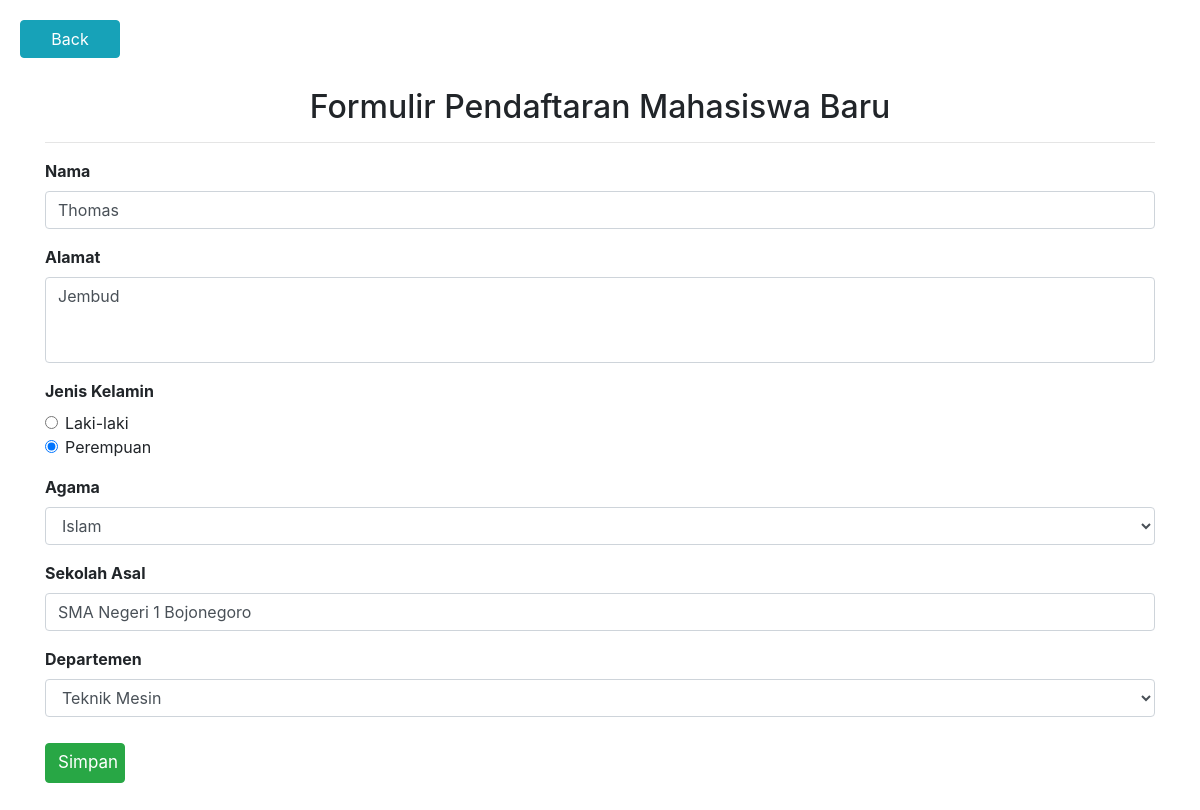
Screenshot of /form-edit.php?id=5 with the database file from the repository.
### tables this page shows
CREATE TABLE `calon_mahasiswa` (
  `id` int(11) NOT NULL,
  `nama` varchar(64) NOT NULL,
  `alamat` varchar(255) NOT NULL,
  `jenis_kelamin` varchar(16) NOT NULL,
  `agama` varchar(20) NOT NULL,
  `sekolah_asal` varchar(64) NOT NULL,
  `departemen` varchar(100) NOT NULL
);

### form-edit.php (the view, shortened to what this page needs)
<?php
    include("config.php");
    $id = $_GET['id'];
    $sql = "SELECT * FROM calon_mahasiswa WHERE id=$id";
    $query = mysqli_query($db, $sql);
    $mahasiswa = mysqli_fetch_assoc($query);
?>
<!DOCTYPE html>
<html lang="en">
<head>
    <link rel="stylesheet" href="https://maxcdn.bootstrapcdn.com/bootstrap/4.0.0/css/bootstrap.min.css">
</head>
<body>
    <button class="btn btn-info back" onclick="window.location.href='./list-mahasiswa.php'">Back</button>
    <div class="container mb-5">
        <h2 align="center" style="margin: 30px 10px 10px 10px;">Formulir Pendaftaran Mahasiswa Baru</h2> <hr />
        <form action="proses-edit.php" method="POST">
            <div class="row">
                <div class="col-sm-12">
                    <div class="form-group">
                        <label class="font-weight-bold">Nama</label>
                        <input class="form-control" type="text" name="nama" placeholder="Masukkan nama lengkap" value="<?php echo $mahasiswa['nama'] ?>" required>
                    </div>
                    <div class="form-group">
                        <label class="font-weight-bold">Alamat</label>
                        <textarea class="form-control" name="alamat" id="alamat" rows="3" placeholder="Masukkan alamat" required><?php echo $mahasiswa['alamat'] ?></textarea>
                    </div>
                    <div class="form-group">
                        <label class="font-weight-bold">Jenis Kelamin</label>
                        <div class="form-check">
                            <?php $gender = $mahasiswa['jenis_kelamin']; ?>
                            <input class="form-check-input" type="radio" name="jenis_kelamin" id="jenis_kelamin" value="Laki-laki" <?php echo ($gender == 'Laki-laki') ? "checked": "" ?>>
                            <label class="form-check-label" for="jenis_kelamin">
                                Laki-laki
                            </label>
                        </div>
                        <div class="form-check">
                            <input class="form-check-input" type="radio" name="jenis_kelamin" id="jenis_kelamin" value="Perempuan" <?php echo ($gender == 'Perempuan') ? "checked": "" ?>>
                            <label class="form-check-label" for="jenis_kelamin">
                                Perempuan
                            </label>
                        </div>
                    </div>
                    <div class="form-group">
                        <?php $agama = $mahasiswa['agama']; ?>
                        <label class="font-weight-bold">Agama</label>
                        <select class="form-control" name="agama" id="agama">
                            <option <?php echo ($agama == 'Islam') ? "selected": "" ?>>Islam</option>
                        </select>
                    </div>
                    <div class="form-group">
                        <label class="font-weight-bold">Sekolah Asal</label>
                        <input class="form-control" type="text" name="sekolah_asal" placeholder="Masukkan sekolah asal" value="<?php echo $mahasiswa['sekolah_asal'] ?>" required>
                    </div>
                    <div class="form-group">
                        <?php $jurusan = $mahasiswa['departemen']; ?>
                        <label class="font-weight-bold">Departemen</label>
                        <select name="departemen" id="departemen" class="form-control">
                            <option <?php echo ($jurusan == 'Teknik Mesin') ? "selected": "" ?>>Teknik Mesin</option>
                        </select>
                    </div>
                    <button class="btn btn-success submit" type="submit" name="simpan" value="simpan">Simpan</button>
                </div>
            </div>
        </form>
    </div>
</body>
</html>

### form-edit.php (style rules this page uses)
.back { width: 100px; margin: 20px 20px 0 20px; transition-duration: 0.4s; }
.submit { width: 80px; margin-top: 10px; font-size: 17px; }
textarea { resize: none; }

### rows the page displays
calon_mahasiswa: nama "Thomas", alamat "Jembud", jenis_kelamin "☐ Laki-laki", jenis_kelamin "☑", agama "Islam", sekolah_asal "SMA Negeri 1 Bojonegoro", departemen "Teknik Mesin"
